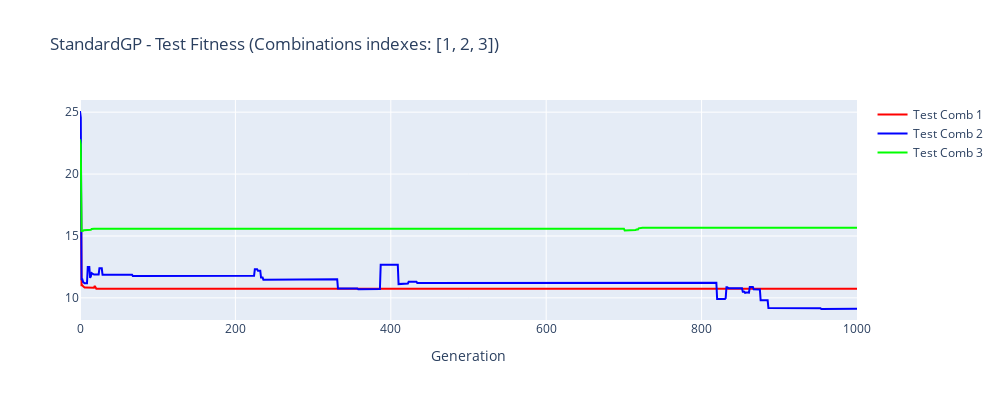

Notebook code cell kept with this figure:
### Code cell
plot_combs_together_test(df,comb_idxs=[1,2,3])

### Figure 1 — Plotly figure (JSON) as saved in the notebook; plotly's stock layout.template omitted (floating-point values rounded to 4 significant figures; data arrays with more than 128 entries replaced by an {"elided": "..."} marker saying what was removed)
{"data": [{"line": {"color": "#FF0000"}, "mode": "lines", "name": "Test Comb 1", "type": "scatter", "y": {"elided": "1001 float values"}}, {"line": {"color": "#0000FF"}, "mode": "lines", "name": "Test Comb 2", "type": "scatter", "y": {"elided": "1001 float values"}}, {"line": {"color": "#00FF00"}, "mode": "lines", "name": "Test Comb 3", "type": "scatter", "y": {"elided": "1001 float values"}}], "layout": {"height": 400, "showlegend": true, "title": {"text": "StandardGP - Test Fitness (Combinations indexes: [1, 2, 3])"}, "width": 1000, "xaxis": {"title": {"text": "Generation"}}, "yaxis": {"range": [0, null]}}}
